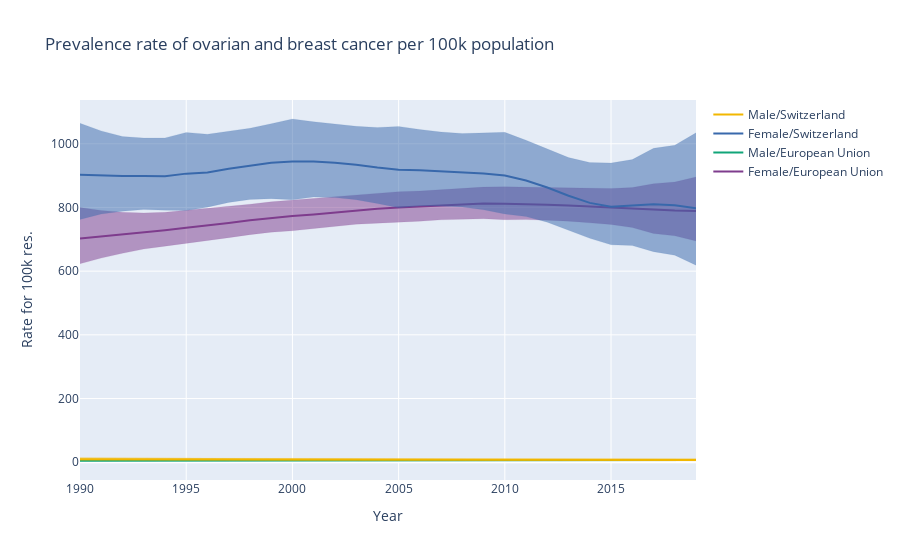

Here is the notebook cell this chart was saved with:
### Code cell
fig = go.Figure()
i=0
for location, group_l in data_rate[(data_rate.measure_name=='Prevalence') & ((data_rate.cause_name=='Breast cancer') | (data_rate.cause_name=='Ovarian cancer'))].groupby(['location_name','sex_name','year'])[['val','lower','upper']].mean().reset_index().groupby('location_name'):
    for sex, group_s in group_l.groupby('sex_name'):
        fig.add_trace(go.Scatter(x=group_s['year'], y=group_s['val'], name=f'{sex}/{location}' ,line_color=colors[i],opacity=1))
        fig.add_trace(go.Scatter(x=group_s['year'], y=group_s['lower'], fill=None, mode='lines',hoverinfo='skip',line_color=colors[i],line_width=0.1,showlegend=False))
        fig.add_trace(go.Scatter(x=group_s['year'], y=group_s['upper'], fill='tonexty', mode='lines',hoverinfo='skip',line_color=colors[i],line_width=0.1,showlegend=False))
        i+=1
fig.update_xaxes(title_text="Year")
fig.update_yaxes(title_text="Rate for 100k res.")
fig.update_layout(hovermode='x unified', title='Prevalence rate of ovarian and breast cancer per 100k population')
fig.show()
